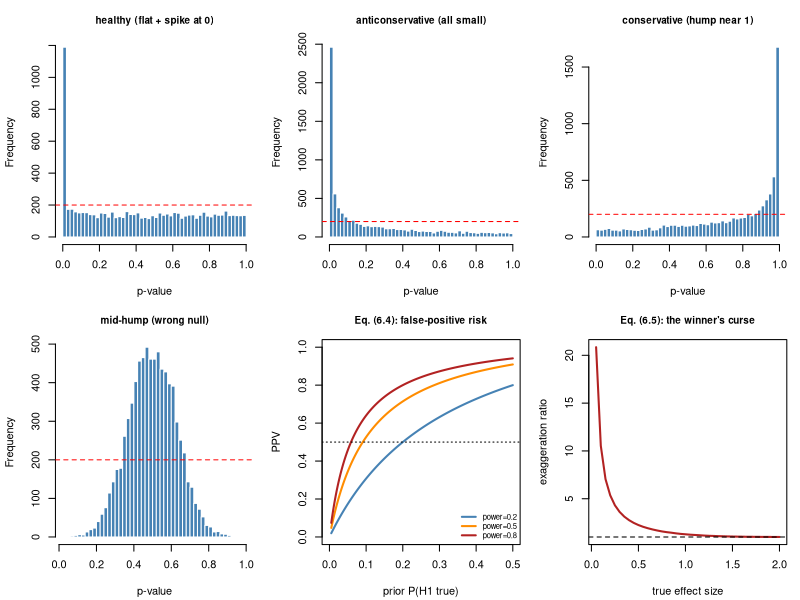

This figure's R source:
#' ---
#' title: "Module 06 - Hypothesis tests and p-values"
#' output: html_document
#' ---
#'
#' **Curriculum link:** `stats.md` -> Topic 6, equations (6.1)-(6.7)
#'
#' ## What you will learn
#'
#' 1. Uniformity under the null (6.2) and **the p-value histogram**.
#' 2. False-positive risk (6.4): why "significant" often means "probably wrong".
#' 3. Type S and Type M errors (6.5): the winner's curse.
#' 4. Combining p-values (6.6)-(6.7).

#+ setup, message = FALSE
MODULE_NAME <- "06_hypothesis_tests_and_pvalues"
OUT <- file.path(Sys.getenv("STATS_OUT", unset = "results"), MODULE_NAME)
dir.create(OUT, recursive = TRUE, showWarnings = FALSE)
header <- function(txt) cat("\n", strrep("=", 72), "\n", txt, "\n",
                            strrep("=", 72), "\n", sep = "")

#' ## 1. Uniformity under the null, eq. (6.2)
#'
#' Everything in Topic 8 rests on this. It is also the most useful
#' diagnostic you own.

#+ uniformity
header("1. p-values are uniform under the null (6.2)")
pvalues_under_null <- function(n_tests = 5000, n = 8, kind = "clean") {
  if (kind == "clean") {
    a <- matrix(rnorm(n_tests * n), ncol = n)
    b <- matrix(rnorm(n_tests * n), ncol = n)
  } else if (kind == "unmodelled_batch") {
    ## A batch effect shared within each arm, ignored by the test. The null of
    ## "no condition effect" is still true, but the MODEL is wrong.
    batch <- rnorm(n_tests, 0, 1.2)
    a <- matrix(rnorm(n_tests * n), ncol = n) + batch
    b <- matrix(rnorm(n_tests * n), ncol = n) - batch
  } else {
    ## Small-count Fisher exact tests: discrete and conservative.
    return(vapply(seq_len(n_tests), function(i)
      fisher.test(matrix(rbinom(4, 10, 0.3) + 1, 2))$p.value, numeric(1)))
  }
  vapply(seq_len(n_tests), function(i) t.test(a[i, ], b[i, ])$p.value, numeric(1))
}

set.seed(601)
for (kind in c("clean", "unmodelled_batch", "discrete")) {
  p <- pvalues_under_null(if (kind == "discrete") 2000 else 5000, kind = kind)
  cat(sprintf("  %-18s P(p<0.05) = %.4f   KS vs Uniform p = %.2e\n",
              kind, mean(p < 0.05), suppressWarnings(ks.test(p, "punif")$p.value)))
}
cat("\n  clean            -> ~0.05, uniform. The test is calibrated.\n")
cat("  unmodelled_batch -> inflated. A small p indicts the WHOLE model\n")
cat("                      (eq. 6.1 conditions on EVERY assumption).\n")
cat("  discrete         -> conservative: P(p<0.05) < 0.05.\n")

#' ### How to read a p-value histogram

#+ histograms
header("Diagnosing four p-value histograms")
set.seed(602)
G <- 8000
scenarios <- list(
  "healthy (flat + spike at 0)" = c(runif(0.85 * G),
                                    2 * pnorm(abs(rnorm(0.15 * G, 3.5)), lower.tail = FALSE)),
  "anticonservative (all small)" = rbeta(G, 0.3, 1),
  "conservative (hump near 1)"   = rbeta(G, 1, 0.4),
  "mid-hump (wrong null)"        = pmin(pmax(rnorm(G, 0.5, 0.13), 1e-6), 1 - 1e-6))
interp <- c("proceed to FDR", "fix the model first",
            "discreteness/over-correction", "wrong null or strong dependence")
cat(sprintf("%-32s%11s%10s  interpretation\n", "histogram shape", "P(p<0.05)", "P(p>0.9)"))
for (i in seq_along(scenarios)) {
  p <- scenarios[[i]]
  cat(sprintf("%-32s%11.3f%10.3f  %s\n", names(scenarios)[i],
              mean(p < 0.05), mean(p > 0.9), interp[i]))
}
cat("\n  RULE: adjusting a pathological histogram produces confident nonsense.\n")

#' ## 2. False-positive risk, eq. (6.4)

#+ ppv
header("2. What fraction of 'significant' findings are real? (6.4)")
ppv <- function(power, prior, alpha = 0.05)
  power * prior / (power * prior + alpha * (1 - prior))

powers <- c(0.2, 0.5, 0.8, 0.95)
cat(sprintf("%12s%s\n", "prior P(H1)",
            paste(sprintf("%13s", paste0("power=", powers)), collapse = "")))
for (prior in c(0.01, 0.05, 0.10, 0.30, 0.50)) {
  cat(sprintf("%12.2f%s\n", prior,
              paste(sprintf("%12.1f%% ", 100 * ppv(powers, prior)), collapse = "")))
}
cat(sprintf("\n  Worked example: prior = 0.10, power = 0.5, alpha = 0.05\n"))
cat(sprintf("    PPV = %.1f%%  -> nearly half of 'significant' results are false,\n",
            100 * ppv(0.5, 0.10)))
cat("    with PERFECT statistical practice.\n")

set.seed(603)
G <- 20000; PRIOR <- 0.10; EFFECT <- 1.2; n <- 10
is_alt <- runif(G) < PRIOR
delta <- ifelse(is_alt, EFFECT, 0)
p <- vapply(seq_len(G), function(i)
  t.test(rnorm(n, delta[i]), rnorm(n))$p.value, numeric(1))
sig <- p < 0.05
cat(sprintf("\n  Simulated screen: observed PPV among significant = %.1f%%\n",
            100 * mean(is_alt[sig])))
cat(sprintf("  predicted by eq. (6.4)                          = %.1f%%\n",
            100 * ppv(mean(sig[is_alt]), PRIOR)))

#' ## 3. Type S and Type M errors, eq. (6.5) -- the winner's curse

#+ type-sm
header("3. Conditioning on significance exaggerates effects (6.5)")
set.seed(604)
n <- 10; se <- sqrt(2 / n)
cat(sprintf("%12s%9s%9s%24s\n", "true effect", "power", "Type S", "Type M (exaggeration)"))
for (te in c(0.1, 0.2, 0.5, 1.0, 2.0)) {
  est <- rnorm(60000, te, se)
  sg <- abs(est / se) > 1.96
  cat(sprintf("%12.2f%8.1f%%%8.1f%%%23.2fx\n", te, 100 * mean(sg),
              100 * mean(sign(est[sg]) != sign(te)),
              mean(abs(est[sg])) / abs(te)))
}
cat("\n  At low power the published effect is 2-5x too large and can have the\n")
cat("  WRONG SIGN. This is why underpowered findings 'fail to replicate'.\n")

#' ## 4. One-sided vs two-sided

#+ sidedness
header("4. Sidedness is a design decision, not a data decision")
set.seed(605)
n <- 12; TRUE_EFF <- 0.6
res <- replicate(5000, {
  x <- rnorm(n, TRUE_EFF)
  c(t.test(x)$p.value,
    t.test(x, alternative = "greater")$p.value,
    t.test(x, alternative = "less")$p.value)
})
cat(sprintf("  true effect = +%.1f, n = %d\n", TRUE_EFF, n))
cat(sprintf("    two-sided power              : %.1f%%\n", 100 * mean(res[1, ] < 0.05)))
cat(sprintf("    one-sided, correct direction : %.1f%%\n", 100 * mean(res[2, ] < 0.05)))
cat(sprintf("    one-sided, wrong direction   : %.1f%%\n", 100 * mean(res[3, ] < 0.05)))
cat("\n  A one-sided test has ZERO power against the opposite direction.\n")

#' ## 5. Combining p-values, eq. (6.6)-(6.7)

#+ combining
header("5. Fisher and Stouffer combination (6.6)-(6.7)")
fisher_combine <- function(p) {
  stat <- -2 * sum(log(p)); c(stat = stat, p = pchisq(stat, 2 * length(p), lower.tail = FALSE))
}
stouffer_combine <- function(p, w = NULL, signs = NULL) {
  z <- qnorm(p, lower.tail = FALSE)
  if (!is.null(signs)) z <- z * signs
  if (is.null(w)) w <- rep(1, length(z))
  stat <- sum(w * z) / sqrt(sum(w^2))
  c(stat = stat, p = pnorm(stat, lower.tail = FALSE))
}
studies <- data.frame(study = LETTERS[1:4], n = c(20, 150, 40, 300),
                      p_one_sided = c(0.12, 0.04, 0.20, 0.03),
                      direction = c(1, 1, -1, 1))
print(studies, row.names = FALSE)
f <- fisher_combine(studies$p_one_sided)
s1 <- stouffer_combine(studies$p_one_sided, sqrt(studies$n))
s2 <- stouffer_combine(studies$p_one_sided, sqrt(studies$n), studies$direction)
cat(sprintf("\n  Fisher (6.6)              : X2=%.3f, p=%.5f\n", f["stat"], f["p"]))
cat(sprintf("  Stouffer, weights sqrt(n) : z =%.3f, p=%.5f\n", s1["stat"], s1["p"]))
cat(sprintf("  Stouffer, direction-aware : z =%.3f, p=%.5f\n", s2["stat"], s2["p"]))
cat("\n  Fisher ignores DIRECTION entirely. For meta-analysis prefer the\n")
cat("  direction-aware version - or better, combine EFFECT SIZES (Topic 5).\n")

#' ## 6. Figure

#+ figure
png(file.path(OUT, "pvalues.png"), width = 1400, height = 800, res = 110)
par(mfrow = c(2, 3), mar = c(4.2, 4.2, 3, 1))
for (i in seq_along(scenarios)) {
  hist(scenarios[[i]], breaks = 40, col = "steelblue", border = "white",
       main = names(scenarios)[i], xlab = "p-value", cex.main = 0.9)
  abline(h = length(scenarios[[i]]) / 40, col = "red", lty = 2)
}
priors <- seq(0.005, 0.5, length.out = 200)
plot(NA, xlim = c(0, 0.5), ylim = c(0, 1), xlab = "prior P(H1 true)",
     ylab = "PPV", main = "Eq. (6.4): false-positive risk", cex.main = 0.9)
cols <- c("steelblue", "darkorange", "firebrick")
for (i in seq_along(c(0.2, 0.5, 0.8)))
  lines(priors, ppv(c(0.2, 0.5, 0.8)[i], priors), col = cols[i], lwd = 2)
abline(h = 0.5, lty = 3)
legend("bottomright", paste0("power=", c(0.2, 0.5, 0.8)), col = cols, lwd = 2,
       bty = "n", cex = 0.7)

set.seed(606)
effs <- seq(0.05, 2, length.out = 40)
tm <- sapply(effs, function(te) {
  est <- rnorm(30000, te, sqrt(2/10))
  sg <- abs(est / sqrt(2/10)) > 1.96
  if (sum(sg)) mean(abs(est[sg])) / te else NA
})
plot(effs, tm, type = "l", lwd = 2, col = "firebrick", xlab = "true effect size",
     ylab = "exaggeration ratio", main = "Eq. (6.5): the winner's curse",
     cex.main = 0.9)
abline(h = 1, lty = 2)
invisible(dev.off())
cat("\nFigure written to", file.path(OUT, "pvalues.png"), "\n")

#' ## Decision rules (from `stats.md` Topic 6)
#'
#' 1. Report the exact p-value with the estimate and interval. Never stars.
#' 2. `p > 0.05` means the data are compatible with H0 AND with many non-zero
#'    effects. Use TOST (Module 05) to claim equivalence.
#' 3. Decide sidedness, stopping rule, covariates and the multiplicity family
#'    BEFORE the analysis.
#' 4. Check the p-value histogram before adjusting anything.
#'
#' **Next:** `07_ttests_ranks_permutation.R`
